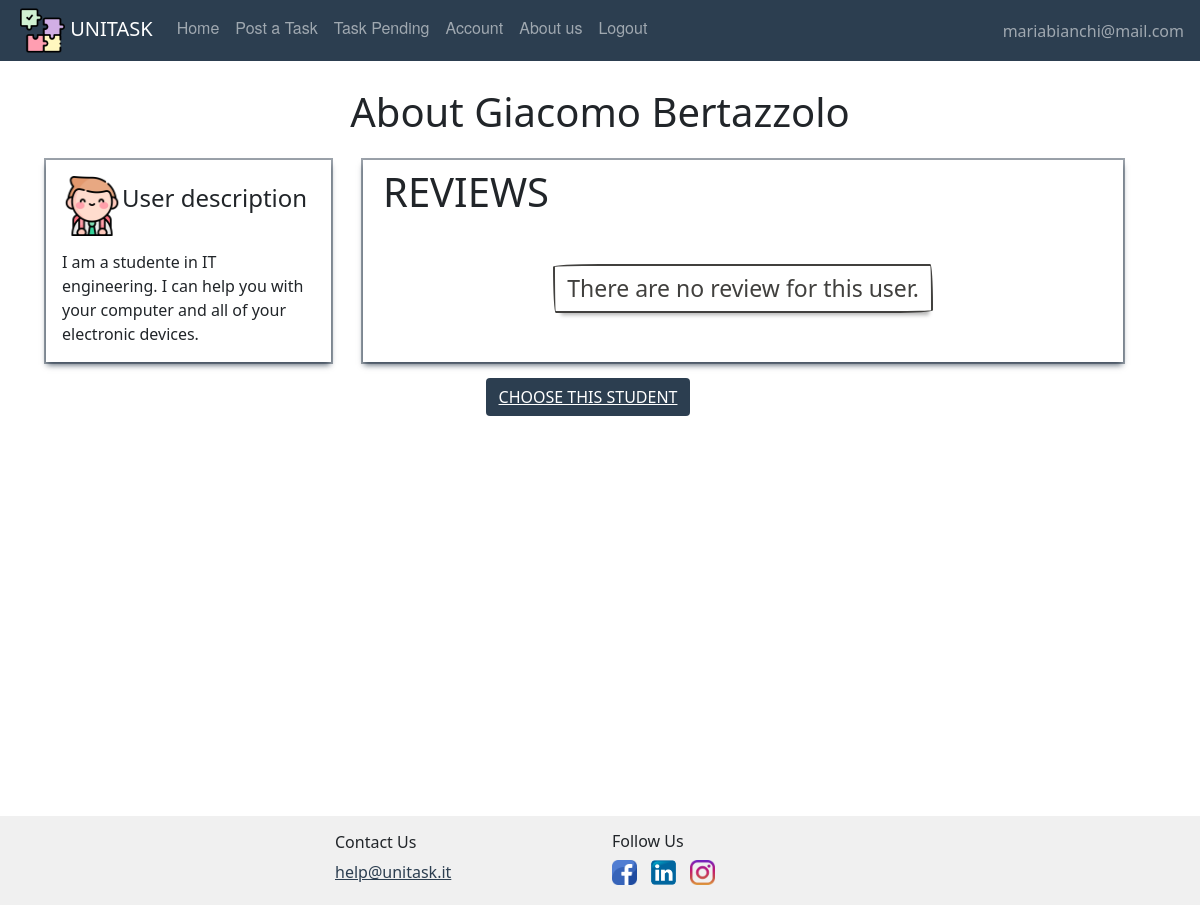
Page /showreviews/1/1 (signed in) on the committed database.
### website/models.py (models this page shows)
class User(db.Model, UserMixin):
    id = db.Column(db.Integer, primary_key=True)
    email = db.Column(db.String(150), unique=True)
    password = db.Column(db.String(150))
    first_name = db.Column(db.String(150))
    surname = db.Column(db.String(150))
    description = db.Column(db.String(200))
    type = db.Column(db.String(20))
    reviewsposted = db.relationship('Review', foreign_keys='Review.id_reviewer',
                                    backref='author')
    reviewsreceived = db.relationship('Review', foreign_keys='Review.id_reviewed',
                                      backref='received')
    __mapper_args__ = {
        'polymorphic_on': type,
        'polymorphic_identity': 'user',
    }

### website/user/routes.py (the view)
@users.route('/showreviews/<user_id>/<task_id>', methods=['GET', 'POST'])
@login_required
def showreviews(user_id, task_id):
    if current_user.type == 'adult':
        reviewed = User.query.filter(User.id == user_id).first()
        var = current_user.reviewsreceived
        recensioni = Review.query.filter(Review.id_reviewed == user_id).all()
        return render_template("user/listofreview.html", user=current_user, recensioni=recensioni, reviewed=reviewed,
                               task_id=task_id)
    else:
        reviewed = User.query.filter(User.id == user_id).first()
        recensioni = Review.query.filter(Review.id_reviewed == user_id).all()
        return render_template("user/listofreview.html", user=current_user, recensioni=recensioni, reviewed=reviewed,
                               task_id=0)

### website/templates/user/listofreview.html (shortened to what this page needs)
{% extends "base.html" %}
{% block content %}
    <br/>
    <h1 align="center">About {{ reviewed.first_name }} {{ reviewed.surname }}</h1>
    <div class="container" style="margin-bottom: 50vh">
        <div class="row">
            <div align="center" class="col-3 profile-box m-3 p-3">
                <div style="display:inline">
                    <div style="position:relative; float:left">
                        {% if user.type=='student' %}
                            <img align="left" width="60" height="60" alt="usertype"
                                 src="/static/images/pic/worker.png"/>
                        {% elif user.type=='adult' %}
                            <img align="left" width="60" height="60" alt="usertype"
                                 src="/static/images/pic/student.png"/>
                        {% endif %}
                    </div>
                    <div style="position:relative; float:left;">
                        <h4 style="padding-top:8px;">User description</h4>
                    </div>
                </div>
                <br/><br/><br/>
                <div style="margin:2px 0px 0px 0px">
                    <div align="left">
                        {% if reviewed.description != None %}
                            <div class="profileDescription">
                                {{ reviewed.description }}
                            </div>
                        {% else %}
                            We are sorry! The user has no description.
                        {% endif %}
                    </div>
                </div>
            </div>
            <div class="col-8 reviews-box m-3">
                <h1 align="left" class="p-2">REVIEWS </h1>
                {% if reviewed.reviewsreceived|length !=0 %}
                    {% for recens in reviewed.reviewsreceived %}
                        <div class="box-review">
                            <h2>Reviewed by: <span class="review-author"> {{ recens.author.first_name }}</span></h2>
                            <h4 class="review-title">{{ recens.title }}</h4>
                            {{ recens.text }}
                        </div>
                    {% endfor %}
                {% else %}
                    <div class="row">
                        <div align="center" class="col" style="margin-top:2em;">
                            <div class="button-task">
                                There are no review for this user.
                            </div>
                        </div>
                    </div>
                {% endif %}
            </div>
            {% if user.type=='adult' %}
                <div class="row">
                    <div align="center" class="col">
                        <button style="background: #2c3e50; max-width: 50%; max-height: 100%" class="btn">
                            <a style="color: white"
                               href={{ url_for('adults.choosestud', task_id=task_id, stud_id=reviewed.id) }}>CHOOSE THIS
                                STUDENT</a></button>
                    </div>
                </div>
            {% endif %}
        </div>
    </div>
{% endblock %}

### website/templates/base.html (shortened to what this page needs)
<!DOCTYPE html>
<html lang="">
<head>
    <link href="/static/css/style.css" rel="stylesheet">
    <link href="https://cdn.jsdelivr.net/npm/bootstrap@5.0.2/dist/css/bootstrap.min.css" rel="stylesheet"
>
    <link href="https://netdna.bootstrapcdn.com/font-awesome/3.2.1/css/font-awesome.css" rel="stylesheet">
</head>
<body>
<nav class="navbar fixed-top navbar-expand-lg navbar-dark">
    <ul class="navbar-nav mr-auto">
        <li>
            <a style="padding-left:1em;" class="navbar-brand" href="#">
                <img src="/static/images/pic/puzzle.png" width="45" height="45"/>
                UNITASK
            </a></li>
        {% if user.is_authenticated %}
            {% if user.type=='adult' %}
                <li class="nav-item"><a class="nav-link" id="home" href="/">Home</a></li>
                <li class="nav-item"><a class="nav-link" id="posttask" href="{{ url_for('adults.posttask') }}">Post a
                    Task</a></li>
                <li class="nav-item"><a class="nav-link" id="offer" href="{{ url_for('adults.taskpending') }}">Task
                    Pending</a></li>
                <li class="nav-item"><a class="nav-link" id="account" href="{{ url_for('users.account') }}">Account</a>
                </li>
                <li class="nav-item"><a class="nav-link" id="aboutus" href="{{ url_for('users.about_us') }}">About
                    us</a></li>
                <li class="nav-item"><a class="nav-link" id="logout" href="{{ url_for('auth.logout') }}">Logout</a></li>
            {% endif %}
            </ul>
            <ul class="navbar-nav ms-auto">
                <li class="nav-item">
                    <span style="padding-right:1em;" class="navbar-text d-flex justify-content-end">
                     {{ user.email }}
                       </span>
                </li>
            </ul>
        {% endif %}
</nav>
{% block content %}
{% endblock %}
</body>
{% block footer %}
    <div class="container-fluid mt-5" style="background-color: #f0f0f0">
        <div class="container-lg">
            <div class="row row-cols-md-4 p-3">
                <div class="col-md pb-1 m-auto navbar-light">
                </div>
                <div class="col-md pb-1 m-auto">
                    <h6>Contact Us</h6>
                    <a style="color: #2c3e50" href="mailto:help@unitask.it">help@unitask.it</a>
                </div>
                <div class="col-md pb-1 m-auto">
                    <h6>Follow Us</h6>
                    <img class="img-fluid" style="max-height: 25px; min-width: 25px"
                         src="/static/images/pic/facebook.png"/>
                    <img class="img-fluid" style="max-height: 25px; min-width: 25px"
                         src="/static/images/pic/linkedin.png"/>
                    <img class="img-fluid" style="max-height: 25px; min-width: 25px"
                         src="/static/images/pic/instagram.png"/>
                </div>
                <div class="col-md pb-1">
                </div>
            </div>
        </div>
    </div>
{% endblock footer %}
</html>

### website/static/css/style.css (style rules this page uses)
body { padding-top:4em; }
.navbar { list-style-type: none; margin: 0; padding: 0; overflow: hidden; background-color: #2c3e50; }
.nav-link { display: block; color: white; text-align: center; padding: 14px 16px; text-decoration: none; font-family: "Helvetica Neue", Helvetica, Arial, sans-serif; }
.profile-box { box-shadow: rgba(6, 24, 44, 0.4) 0px 0px 0px 2px, rgba(6, 24, 44, 0.65) 0px 4px 6px -1px, rgba(255, 255, 255, 0.08) 0px 1px 0px inset; }
.reviews-box { box-shadow: rgba(6, 24, 44, 0.4) 0px 0px 0px 2px, rgba(6, 24, 44, 0.65) 0px 4px 6px -1px, rgba(255, 255, 255, 0.08) 0px 1px 0px inset; }
.button-task { padding:5px 12px; align-self: center; background-color: #fff; background-image: none; background-position: 0 90%; background-repeat: repeat no-repeat; background-size: 4px 3px; border-radius: 15px 225px 255px 15px; border-style: solid; border-width: 2px; box-shadow: rgba(0, 0, 0, .3) 2px 8px 4px -6px; box-sizing: border-box; color: #41403e; display: inline-block; font-size:23px; outline: none; text-decoration: none; border-bottom-left-radius: 15px 255px; border-bottom-right-radius: 225px 15px; border-top-left-radius: 255px 15px; border-top-right-radius: 15px 225px; user-select: none; -webkit-user-select: none; touch-action: manipulation; text-align: center; }

### rows in the picture
User: email "mariabianchi@mail.com"
User: first_name "Giacomo", surname "Bertazzolo", description "I am a studente in IT engineering. I can help you with your computer and all of your electronic devices."
